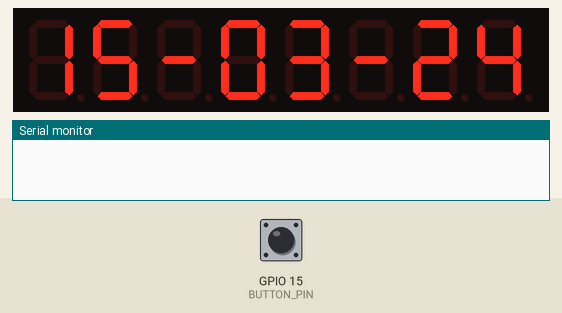
Recording of a sketch running on a simulated ESP32-S3. Parts: 8-digit seven-segment display, the last lines printed to the serial monitor. Inputs (shaded band) come from the test bench; at power-on: GPIO 15 (BUTTON_PIN) HIGH. The local clock reads 2024-03-15 10:24:30 at power-on unless the sketch sets it.

Above: at 1.2 s.
1.3 s: GPIO 15 (BUTTON_PIN) pulled LOW for 0.15 s
2.9 s: GPIO 15 (BUTTON_PIN) pulled LOW for 1 s
5.4 s: GPIO 15 (BUTTON_PIN) pulled LOW for 0.15 s
7.0 s: GPIO 15 (BUTTON_PIN) pulled LOW for 1 s
At 21.4 s:
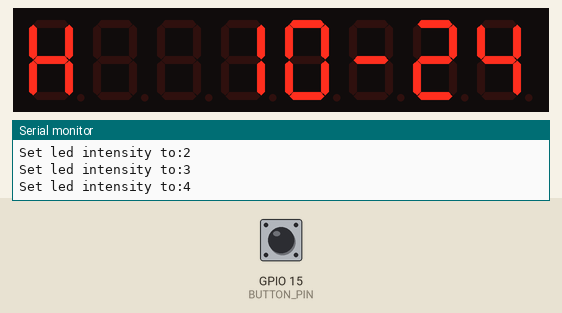
Timing chart, 0 to 22.1 s (numbered marks = the images above; inputs shaded):
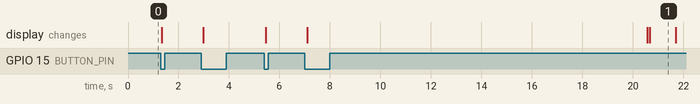

The sketch:

ClockEsp32DS3231Final.ino
```cpp
#include <RTClib.h>
#include "LedController.hpp"
#include <String>

RTC_DS3231 rtc;

char daysOfWeek[7][12] = {
  "Sunday",
  "Monday",
  "Tuesday",
  "Wednesday",
  "Thursday",
  "Friday",
  "Saturday"
};

char meses[12][4]={
  "ENE",
  "FEB",
  "MAR",
  "ABR",
  "MAY",
  "JUN",
  "JUL",
  "AGO",
  "SEP",
  "OCT",
  "NOV",
  "DIC"
};

#define DIN 23
#define CS 5
#define CLK 18
#define BUTTON_PIN 15

LedController<1,1> lc;
unsigned long delaytime=250;
long lastTime = 0;
unsigned long timerDelay = 20000;
unsigned long lastTimeDate = 0;
unsigned long timerDelayDate = 20000;
unsigned long lastTimeTicker = 0;
unsigned long timerDelayTicket = 1000;
unsigned long lastTimeDisplayedDate = 0;
unsigned long timerDelayDisplayedDate = 25000;
bool showThrs=false;
bool tickSecond=true;
bool showDate=false;
int lastState = HIGH;
int currentState;
int ledIntensity=0;
bool manualSet=false;

void getDigits(float number, int * arrayToReturn){

   if(number<10){
      arrayToReturn[0]=0;
      arrayToReturn[1]=int(round(number));
    }else{
      float desNumber=number/10;
      int PartOne=abs(desNumber);
      int PartTwo=int(round((desNumber-float(PartOne))*10));

      arrayToReturn[0]=PartOne;
      arrayToReturn[1]=PartTwo;
    }
}

void changeBrigthness(){

  currentState = digitalRead(BUTTON_PIN);
  if (lastState == HIGH && currentState == LOW){
    ledIntensity+=1;
    if(ledIntensity>8){
      ledIntensity=0;
    }
    Serial.print("Set led intensity to:");
    Serial.println(ledIntensity);
    lc.setIntensity(ledIntensity);
    manualSet=true;
  }

  DateTime now = rtc.now();
  int hrsRtc = now.hour();

  //reset manualSet after 1pm
  if(manualSet && hrsRtc==13 ){
    manualSet=false;
  }

  if(manualSet && hrsRtc==1 ){
    manualSet=false;
  }

  if(!manualSet){

    if(hrsRtc>=0 &&  hrsRtc<=5) lc.setIntensity(0);
    if(hrsRtc>=6 &&  hrsRtc<18) lc.setIntensity(8);
    if(hrsRtc>18 &&  hrsRtc<=20) lc.setIntensity(4);
    if(hrsRtc>20 &&  hrsRtc<=23) lc.setIntensity(0);

  }
}

void setup () {
  Serial.begin(9600);

  if (! rtc.begin()) {
    Serial.println("RTC module is NOT found");
    Serial.flush();
    while (1);
  }

  lc=LedController<1,1>(DIN,CLK,CS);

  /* Set the brightness to a medium values */
  lc.setIntensity(ledIntensity);
  /* and clear the display */
  lc.clearMatrix();

  // automatically sets the RTC to the date & time on PC this sketch was compiled
  //rtc.adjust(DateTime(F(__DATE__), F(__TIME__)));

  // manually sets the RTC with an explicit date & time, for example to set
  // January 21, 2021 at 3am you would call:
  // rtc.adjust(DateTime(2021, 1, 21, 3, 0, 0));

  pinMode(BUTTON_PIN, INPUT_PULLUP);
}

void loop () {
  changeBrigthness();
  DateTime now = rtc.now();
  lc.clearMatrix();
  long time = millis();

  if(lastTimeDate < timerDelayDate){
    //Serial.println("entro en if show date");
    //Serial.println(lastTimeDate);
    //Serial.println(timerDelayDate);

    float dia=now.day();

    int digitsDay[2]={0,0};
    getDigits(dia,digitsDay);
    lc.setDigit(0,7,digitsDay[0],false);
    lc.setDigit(0,6,digitsDay[1],false);

    lc.setChar(0,5,'-',false);

    float mes= now.month();
    int digitsMoths[2]={0,0};
    getDigits(mes,digitsMoths);
    lc.setDigit(0,4,digitsMoths[0],false);
    lc.setDigit(0,3,digitsMoths[1],false);

    lc.setChar(0,2,'-',false);

    float anio=now.year();
    anio-=2000;
    int digitsYear[2]={0,0};
    getDigits(anio,digitsYear);

    lc.setDigit(0,1,digitsYear[0],false);
    lc.setDigit(0,0,digitsYear[1],false);

    //lastTimeDate = millis();
    lastTimeDate+= 100;
    lastTime=time;
  }else{

    if ((time - lastTime) > timerDelay) {
      //Serial.println("entro en if hrs 12 ");
      showThrs=!showThrs;
      lastTime = millis();
    }

    //calculate minutes and display on the 7 segment display
    float minutos = now.minute();

    int digitsMinutos[2] = { 0, 0 };
    getDigits(minutos, digitsMinutos);
    lc.setDigit(0, 1, digitsMinutos[0], false);
    lc.setDigit(0, 0, digitsMinutos[1], tickSecond);

    lc.setChar(0, 2, '-', false);

    //calculate hrs and display on the 7 segment display
    float hrsRtc = now.hour();

    if (showThrs) {
      if(hrsRtc==0) hrsRtc=12;
      if(hrsRtc>12) hrsRtc -= 12;
    }

    int digitsHrs[2] = { 0, 0 };
    getDigits(hrsRtc, digitsHrs);
    lc.setDigit(0, 4, digitsHrs[0], false);
    lc.setDigit(0, 3, digitsHrs[1], false);

    lc.setChar(0, 7, 'H', false);
    lc.setChar(0, 6, 'R', false);

    if ((time - lastTimeTicker) > timerDelayTicket) {
      tickSecond=!tickSecond;
      lastTimeTicker = millis();
    }

    if(showThrs && (lastTimeDisplayedDate <  timerDelayDisplayedDate)){
      //Serial.print("switch a fecha");
      lastTimeDisplayedDate+=100;
      //Serial.println(lastTimeDisplayedDate);
    }

    if(showThrs && (lastTimeDisplayedDate >=  timerDelayDisplayedDate) ){
      lastTimeDate=0;
      lastTimeDisplayedDate=0;
    }

    // {
    //   lastTimeDate=0;
    //   lastTimeDisplayedDate=0;
    // }
  }

  lastState = currentState;
  delay(100); // delay 1 seconds

}
```
